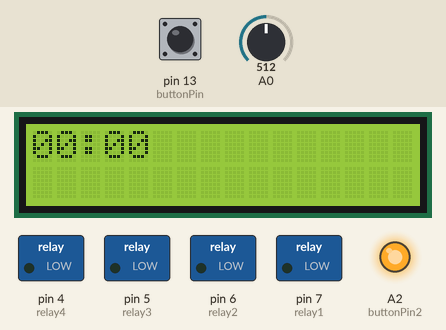
The sketch below on a simulated Arduino Uno, built with avr-gcc and run on an emulated ATmega328P. Shown: 16×2 character LCD, switched loads named in the sketch (green lamp = pin HIGH), output pins drawn as LEDs (lit = HIGH). Inputs (shaded band) come from the test bench; at power-on: pin 13 (buttonPin) LOW, A0 = 512.

Above: at 1.2 s.
1.3 s: pin 13 (buttonPin) pulled HIGH for 0.15 s
At 1.8 s:
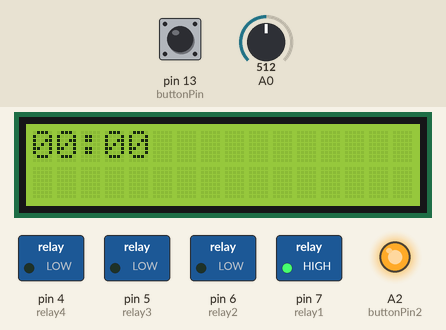
4.4 s: A0 set to 716
7.4 s: A0 set to 511
10.4 s: pin 13 (buttonPin) pulled HIGH for 1 s
At 11.3 s:
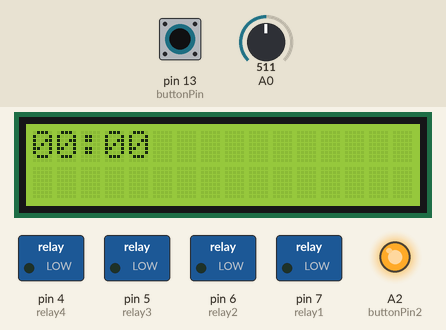
14.4 s: pin 13 (buttonPin) pulled HIGH for 0.15 s
At 15.1 s:
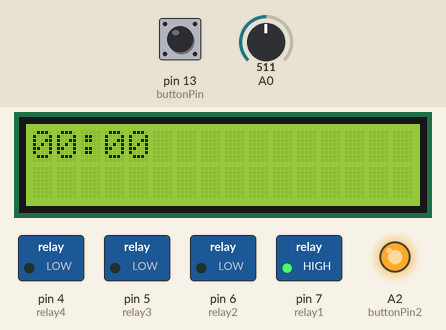
17.5 s: pin 13 (buttonPin) pulled HIGH for 3.2 s
At 18.5 s:
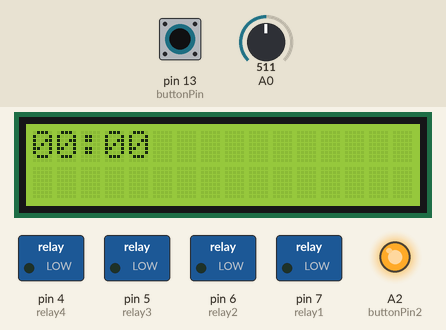
Timing chart, 0 to 20.5 s (numbered marks = the images above; inputs shaded):
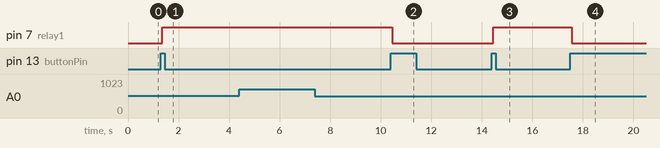

The sketch:

PID_CODE_CountDownWithAdder.ino
```cpp
#include <LiquidCrystal.h> // includes the LiquidCrystal Library

#define relay1 7
#define relay2 6
#define relay3 5
#define relay4 4


// note: https://seeeddoc.github.io/Relay_Shield_V2.0/ , Pins 4-7 are taken by relay function and cannot be overloaded by other pins.

#define MAX_TEMP  250


LiquidCrystal lcd(11, 10, 9, 8, 3, 2); // Creates an LC object. Parameters: (rs, enable, d4, d5, d6, d7)

//Pins:
int buttonPin = 13;
int buttonPin2 = A2; //Used analogPin because insufficient digital pins

//Time variables:
int period = 1000;
int val = 0; //value from the buttonPin
unsigned long timeNow = 0;
unsigned long oneSecond = 1000UL;
unsigned long startTime;
int sec = 0;
int secPrevious = 0;
int displayMin = 0;
int displaySec = 0;

//Temp variables:
float temp;


//De-bouncing variables:
int buttonState = LOW;
int buttonState2 = LOW;
int lastButtonState = LOW;
int lastButtonState2;
int relayState = LOW;
int relayState2 = LOW;
long lastDebounceTime = 0;
long lastDebounceTime2 = 0;
long debounceDelay = 50;


void setup() {

  Serial.begin(9600);// setup Serial Monitor to display information
  pinMode(relay1, OUTPUT);// connected to Relay 1
  pinMode(relay2, OUTPUT);// connected to Relay 2
  pinMode(relay3, OUTPUT);// connected to Relay 3
  pinMode(relay4, OUTPUT);// connected to Relay 4
  digitalWrite(relay1, LOW);
  digitalWrite(relay2, LOW);
  digitalWrite(relay3, LOW);
  digitalWrite(relay4, LOW);

  lcd.begin(16, 2); // Initializes the interface to the LCD screen, and specifies the dimensions (width and height) of the display }
  lcd.clear();

  pinMode(buttonPin, INPUT);
  pinMode(buttonPin2, OUTPUT);
  digitalWrite(buttonPin2, HIGH);


}

void loop() {
  displayTemp();
  int reading = digitalRead(buttonPin);

  if (reading !=lastButtonState){
    lastDebounceTime = millis();
  }

  if((millis() - lastDebounceTime) > debounceDelay){

    if (reading != buttonState){
      buttonState = reading;

      if (buttonState == HIGH){
        relayState = !relayState;
      }
    }

  }
  digitalWrite(relay1, relayState);
  lastButtonState =reading;


  int reading2 = digitalRead(buttonPin2);

  if (reading2 != lastButtonState2){
    lastDebounceTime2 = millis();
  }
  if((millis() - lastDebounceTime2) > debounceDelay){
    if (reading2 != buttonState2){
      buttonState2 = reading2;

      if ((reading2 == LOW)){     //unsure why but the analog pin button shows LOW when pushed
        digitalWrite(relay2, HIGH);
        digitalWrite(relay3, HIGH);

        sec = secPrevious + 30;   //incrementing by 30 seconds for testing purposes, will change to 15 minutes or 900 seconds.
        secPrevious = sec;
      }
    }
  }
  lastButtonState2 =reading2;
  displayCountDown(sec);

  temp = getTemp();
  if ((millis() - startTime >= oneSecond)&& (sec != 0) && (temp > 100))
    {
      secPrevious--;
      if (sec < 0 ){
        digitalWrite(relay1, LOW);
        digitalWrite(relay2, LOW);
        digitalWrite(relay3, LOW);
        digitalWrite(relay4, LOW);
      }

      startTime += oneSecond;
    }

}

float getTemp(){      //converts analog input into fahrenheit temperature
  float temp1;
  temp1 = analogRead(A0);
  temp1= temp1 *9 / 5;
  temp1 = temp1 + 32;
  return temp1;
}

void displayTemp(){     //prints to LCD the temperature
  float temp2 = getTemp();
  lcd.setCursor(0,2);
  lcd.print("TEMP: ");
  lcd.print(temp2);
  lcd.print(" F");
}

void displayCountDown(int sec1){      //the countdown timer for the LCD display
  lcd.clear();
  int displayMin = sec1/60;
  if (displayMin < 10) lcd.print("0");
  lcd.print(displayMin);
  lcd.print(":");
  int displaySec = sec1 % 60;
  if (displaySec < 10) lcd.print("0");
  lcd.print(sec % 60);
}
```

Measured:
- after the input at 1.3 s, pin 7 (relay1): LOW → HIGH after 0.05 s
- after the input at 4.4 s, every drawn part: stays the same
- after the input at 7.4 s, every drawn part: stays the same
- after the input at 10.4 s, pin 7 (relay1): HIGH → LOW after 0.05 s
- after the input at 14.4 s, pin 7 (relay1): LOW → HIGH after 0.05 s
- after the input at 17.5 s, pin 7 (relay1): HIGH → LOW after 0.05 s
